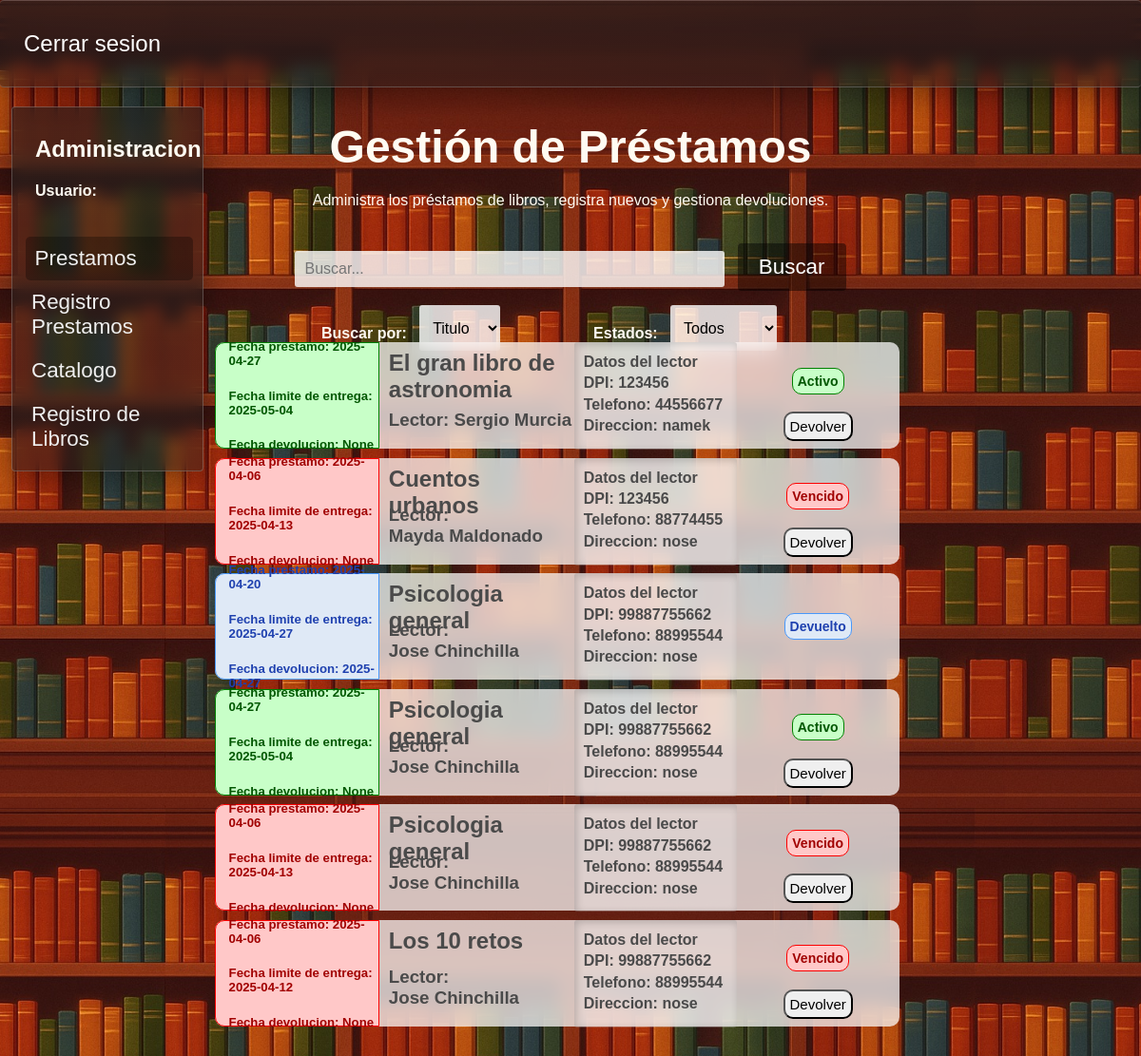
Page /prestamos on the earlier database version.
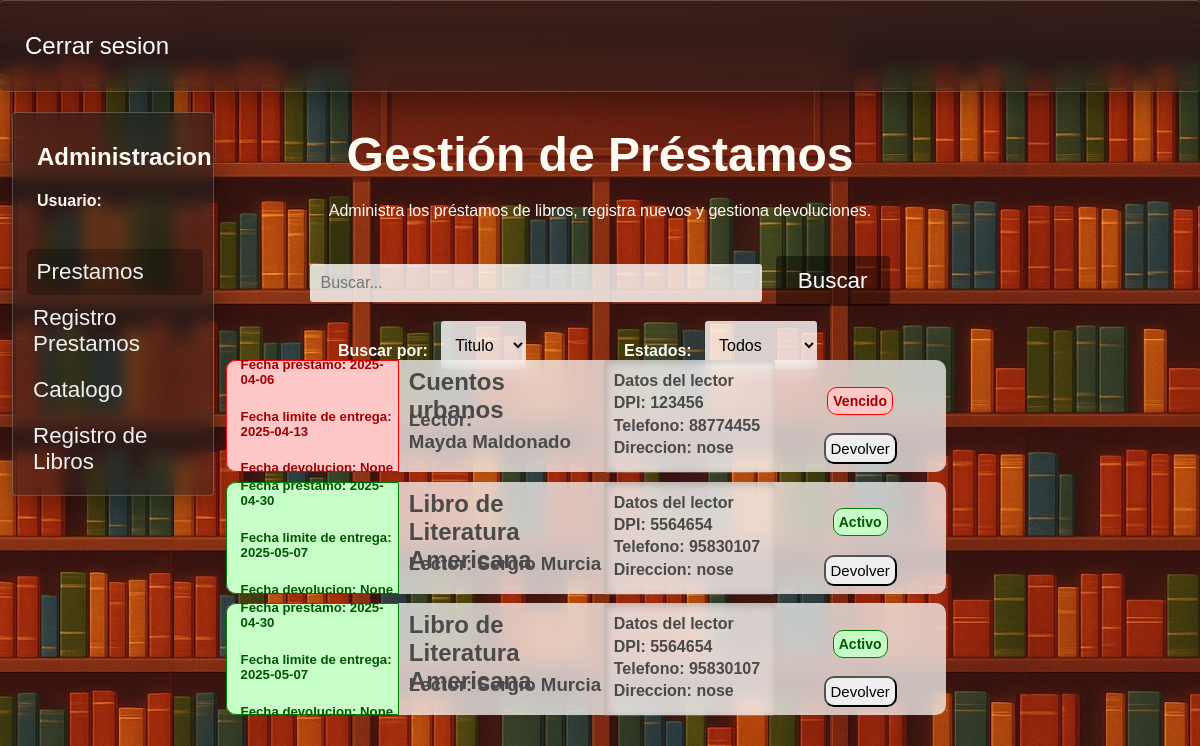
Same page on the later database version.
### tables this page shows
CREATE TABLE "Prestamos" (
	"id_prestamo"	INTEGER NOT NULL,
	"dpi_usuario"	TEXT NOT NULL,
	"nombre"	TEXT NOT NULL,
	"apellido"	TEXT NOT NULL,
	"direccion"	TEXT NOT NULL,
	"num_telefono"	TEXT,
	"id_libro"	INTEGER NOT NULL,
	"grado"	TEXT,
	"id_estado"	TEXT NOT NULL,
	"fecha_prestamo"	DATE NOT NULL,
	"fecha_entrega_estimada"	DATE NOT NULL,
	"fecha_devolucion"	DATE,
	PRIMARY KEY("id_prestamo" AUTOINCREMENT),
	FOREIGN KEY("id_estado") REFERENCES "Estados"("id_estado"),
	FOREIGN KEY("id_libro") REFERENCES "Libros"("id_libro")
);

CREATE TABLE "Libros" (
	"id_libro"	INTEGER,
	"Titulo"	TEXT NOT NULL,
	"Tomo"	INTEGER,
	"ano_publicacion"	TEXT,
	"ISBN"	TEXT,
	"numero_paginas"	INTEGER,
	"numero_copias"	INTEGER,
	PRIMARY KEY("id_libro" AUTOINCREMENT)
);

### app.py (the view)
@app.route("/prestamos")
def prestamos():
    conexion = conexion_BD()
    query = conexion.cursor()
    hoy = datetime.today().date()
    query.execute("""select id_prestamo, fecha_entrega_estimada
                    from Prestamos
                    where id_estado = 1""")  # Solo prestamos que esten activos (no revisaremos los que ya esten devueltos o vencidos)
    prestamos_para_verificar = query.fetchall()
    if prestamos_para_verificar:
        for prestamo in prestamos_para_verificar:
            id_prestamo = prestamo[0]
            fecha_entrega_estimada = datetime.strptime(prestamo[1], "%Y-%m-%d").date()
        if fecha_entrega_estimada < hoy:
            query.execute("""update Prestamos
                            set id_estado = 3
                            where id_prestamo = ?""", (id_prestamo,))
            conexion.commit()  # Guardamos los cambios
    query.execute("""select p.fecha_prestamo, p.fecha_entrega_estimada, p.fecha_devolucion, l.Titulo, p.nombre, p.apellido, p.dpi_usuario, p.num_telefono,  p.direccion, e.estado, p.id_prestamo
                    from Prestamos p
                    join Libros l on p.id_libro = l.id_libro
                    join Estados e on p.id_estado = e.id_estado""")
    prestamos = query.fetchall()
    query.close()
    conexion.close()
    return render_template("prestamos.html",prestamos=prestamos)

### config.py (called while the page is built)
def conexion_BD():
    return sqlite3.connect(DB_PATH)

### templates/prestamos.html (shortened to what this page needs)
<!DOCTYPE html>
<html lang="es">
<head>
    <link rel="stylesheet" href="{{ url_for('static', filename='barra_lateral.css') }}">
    <link rel="stylesheet" href="{{ url_for('static', filename='general.css') }}">
    <link rel="stylesheet" href="{{ url_for('static', filename='estilo_prestamos.css') }}">
    <link rel="stylesheet" href="{{ url_for('static', filename='filtros.css') }}">
</head>
<body>
    <header>
        <div class="navbar fondo-cristal">
            <a href="{{ url_for('logout') }}">Cerrar sesion</a>
        </div>
    </header>
    <main>
        <div class="div-busqueda">
            <form class="frm-prestamos" action="/buscar_prestamo" method="POST">
                <label for="buscar_prestamo"><h1>Gestión de Préstamos</h1>Administra los préstamos de libros, registra nuevos y gestiona devoluciones.</label><br><br><br>
                <input class="buscar-prestamo" id="cuadro-busqueda" type="text" name="buscar_prestamo" autocomplete="off" placeholder="Buscar...">&nbsp;&nbsp;
                <section class="menu-filtros">
                    <nav>
                        <section>
                            <h4> Buscar por: &nbsp;&nbsp;</h4>
                            <select name="filtro-busqueda" id="filtro-busqueda">
                                <option value="Titulo">Titulo</option>
                            </select>
                        </section>
                        <section>
                            <h4> Estados: &nbsp;&nbsp; </h4>
                            <select name="estados" id="estados">
                                <option value="Todos">Todos</option>
                            </select>
                        </section>
                    </nav>
                </section>
                <button id="btn-buscar" type="submit">Buscar</button>
            </form>
        </div>
        <section class="barra-lateral fondo-cristal">
            <h2>Administracion</h2>
            <h4>Usuario: <br>
            {{session["rol"]}}&nbsp;{{session["usuario"]}}</h4>
            <nav>
                <a href="{{ url_for('prestamos') }}" id="pagina-actual">Prestamos </a>
                <a href="{{ url_for('registro_prestamos') }}">Registro Prestamos</a>
                <a href="{{ url_for('libros') }}">Catalogo </a>
                <a href="{{ url_for('insertar_libro') }}">Registro de Libros</a>
            </nav>
        </section>
        <div class="contendor-prestamos">
            {% for prestamo in prestamos %}
            <div class="prestamo">
                <span class="span-fechas"
                {% if (prestamo[9]) == 'Activo' %}
                    id="p-activo"
                {% elif (prestamo[9]) == 'Devuelto' %}
                    id="p-devuelto"
                {% elif (prestamo[9]) == 'Vencido' %}
                    id="p-vencido"
                {% endif %}
                >
                    <h2>Fecha prestamo: {{prestamo[0]}}</h2>
                    <h2>Fecha limite de entrega: {{prestamo[1]}}</h2>
                    <h2>Fecha devolucion: {{prestamo[2]}}</h2>
                </span>
                <span id="span-info-prestamos">
                    <h2>{{prestamo[3]}}</h2>
                    <h3>Lector: {{prestamo[4]}}&nbsp;{{prestamo[5]}} </h3>
                </span>
                <span id="span-informacion-lector">
                    <h4 class="h4-datos-lector">
                        <strong>Datos del lector</strong><br>
                        DPI: {{prestamo[6]}} <br>
                        Telefono: {{prestamo[7]}}<br>
                        Direccion: {{prestamo[8]}}<br>
                    </h4>
                </span>
                <span id="span-estado-prestamo">
                    {% if (prestamo[9]) == 'Activo' %}
                        <h4 id="p-activo">Activo</h4>
                        <div class="div-acciones-prestamo">
                            <form class="frm-devolver-prestamo" action="/devolver_prestamo" method="POST">
                                <button type="submit">Devolver</button>
                            </form>
                    {% elif (prestamo[9]) == 'Devuelto' %}
                        <h4 id="p-devuelto">Devuelto</h4>
                        <div class="div-acciones-prestamo">
                    {% elif (prestamo[9]) == 'Vencido' %}
                        <h4 id="p-vencido">Vencido</h4>
                        <div class="div-acciones-prestamo">
                        <form class="frm-devolver-prestamo" action="/devolver_prestamo" method="POST">
                            <button type="submit">Devolver</button>
                        </form>
                    {% endif %}
                    </div>
                </span>
            </div>
            {% endfor %}
        </div>
    </main>
</body>
</html>

### static/barra_lateral.css (style rules this page uses)
.barra-lateral { position: absolute; width: 15%; height: auto; left: 1%; top: 10%; padding: 10px; }
.barra-lateral nav { margin-top: 10%; }
.barra-lateral nav a { padding: 10px; color: #efefef; text-decoration: none; display: block; font-size: 1.4rem; transition: 0.2s ease-in-out; border-radius: 5px; }
.barra-lateral h4, .barra-lateral h2 { margin-left: 14px; }
#pagina-actual { background-color: rgba(0, 0, 0, 0.294); margin-left: 2%; }

### static/general.css (style rules this page uses)
body { margin: 0; padding: 0; font-family: Arial, sans-serif; }
h1 { font-size: 3rem; margin-bottom: 20px; }
#btn-registrar, #btn-buscar, #btn-catalogo, #btn-login, #btn-registrar-prestamo { text-decoration: none; color: white; background-color: #00000071; padding: 12px 22px; font-size: 1.4rem; border: none; border-radius: 4px; transition: background-color 0.2s ease-in-out; }
.navbar { background-color: #00000071; width: 100%; height: 8%; position: absolute; top: 0px; display: flex; align-items: center; justify-content: space-between; border-left: none !important; border-right: none !important; }
.navbar a { text-decoration: none; color: white; padding: 25px; font-size: 1.5rem; transition: 0.1s ease-in; border-radius: 4px; }
.fondo-cristal { background: linear-gradient(rgba(31,31,31,0.6),rgba(31,31,31,0.45)); backdrop-filter: blur(8px); box-shadow: 0 8px 32px 0 rgba(0,0,0,0.37); border: solid 1px rgba(255, 255, 255, 0.21); border-radius: 4px; }

### static/estilo_prestamos.css (style rules this page uses)
body { background-image: url('img/libros-loop-v2.jpg'); background-size: cover; background-position: top; }
main { height: 100vh; display: flex; flex-direction: column; justify-content: center; align-items: center; color: #fffbf2; }
.contendor-prestamos { display: block; position: relative; width: 60%; height: 100%; top: 40%; }
.div-acciones-prestamo { display: flex; gap: 5%; }
.prestamo { background-color: rgba(255, 255, 255, 0.721); backdrop-filter: blur(10px); display: flex; position: relative; top: 5%; left: -2%; width: 100%; height: 14%; border-radius: 10px; margin-bottom: .6rem; color: #4a4a4a; transition: 0.3s ease-in-out; }
#span-informacion-lector { width: 25%; }
.span-fechas { position: relative; display: flex; width: 25%; flex-direction: column; justify-content: center; border-top-left-radius: 10px; border-bottom-left-radius: 10px; font-size: .55rem; }
#span-info-prestamos { position: relative; width: 30%; display: flex; flex-direction:column; justify-content: flex-end; }
#span-info-prestamos h2 { margin-top: 8px; margin-left: 5%; position: absolute; top: 0%; }
#span-info-prestamos h3 { margin-top: 30px; margin-left: 5%; position: absolute; }
.h4-datos-lector { background-color: rgba(255, 255, 255, 0.252); padding: 10px; line-height: 1.4; margin: 0; height: 83%; border-radius: 3px; box-shadow: inset 2px 2px 8px rgba(0, 0, 0, 0.2); }
#span-estado-prestamo { position: relative; width: 25%; border-top-right-radius: 15px; border-bottom-right-radius: 15px; display: flex; flex-direction: column; align-items: center; justify-content:center; }
#span-estado-prestamo h4 { border-radius: 10px; padding: 5px; font-size: 14px; }
#span-estado-prestamo button { border-radius: 10px; padding: 5px; font-size: 15px; transition: .3s ease-in-out; }
#p-activo { background-color: rgb(200, 255, 200); color: rgb(0, 87, 0); border: solid 1px green; }
#p-vencido { background-color: rgb(255, 200, 200); color: rgb(161, 0, 0); border: solid 1px red; }
form select, form input { padding: 10px; font-size: 1rem; border-radius: 3px; border: none; background-color: rgba(255, 255, 255, 0.8); color: black; }
form select { height: 3rem; }
.div-busqueda { text-align: center; position: absolute; top: 5rem; height: 40%; width: 60%; padding: 15px; border-radius: 4px; }
#cuadro-busqueda { width: 60%; }

### static/filtros.css (style rules this page uses)
.menu-filtros { position: absolute; display: flex; width: 100%; }
.menu-filtros nav { margin-top: 2%; display: flex; width: 90%; justify-content: space-evenly; }
h2 { margin-left: 14px; }
.menu-filtros nav section { display: flex; }

Differences in the rows shown:
no longer on this page (row edited): Prestamos: fecha_prestamo "2025-04-27", fecha_entrega_estimada "2025-05-04", prestamo "None", Titulo "El gran libro de astronomia", nombre "Sergio", apellido "Murcia", dpi_usuario "123456", num_telefono "44556677", direccion "namek"
removed Prestamos: fecha_prestamo "2025-04-20", fecha_entrega_estimada "2025-04-27", fecha_devolucion "2025-04-27", Titulo "Psicologia general", nombre "Jose", apellido "Chinchilla", dpi_usuario "99887755662", num_telefono "88995544", direccion "nose", shows "Devuelto"
no longer on this page (row unchanged): Prestamos: fecha_prestamo "2025-04-27", fecha_entrega_estimada "2025-05-04", prestamo "None", Titulo "Psicologia general", nombre "Jose", apellido "Chinchilla", dpi_usuario "99887755662", num_telefono "88995544", direccion "nose"
removed Prestamos: fecha_prestamo "2025-04-06", fecha_entrega_estimada "2025-04-13", prestamo "None", Titulo "Psicologia general", nombre "Jose", apellido "Chinchilla", dpi_usuario "99887755662", num_telefono "88995544", direccion "nose"
removed Prestamos: fecha_prestamo "2025-04-06", fecha_entrega_estimada "2025-04-12", prestamo "None", Titulo "Los 10 retos", nombre "Jose", apellido "Chinchilla", dpi_usuario "99887755662", num_telefono "88995544", direccion "nose"
added Prestamos: fecha_prestamo "2025-04-30", fecha_entrega_estimada "2025-05-07", prestamo "None", Titulo "Libro de Literatura Americana", nombre "Sergio", apellido "Murcia", dpi_usuario "5564654", num_telefono "95830107", direccion "nose"
added Prestamos: fecha_prestamo "2025-04-30", fecha_entrega_estimada "2025-05-07", prestamo "None", Titulo "Libro de Literatura Americana", nombre "Sergio", apellido "Murcia", dpi_usuario "5564654", num_telefono "95830107", direccion "nose"
